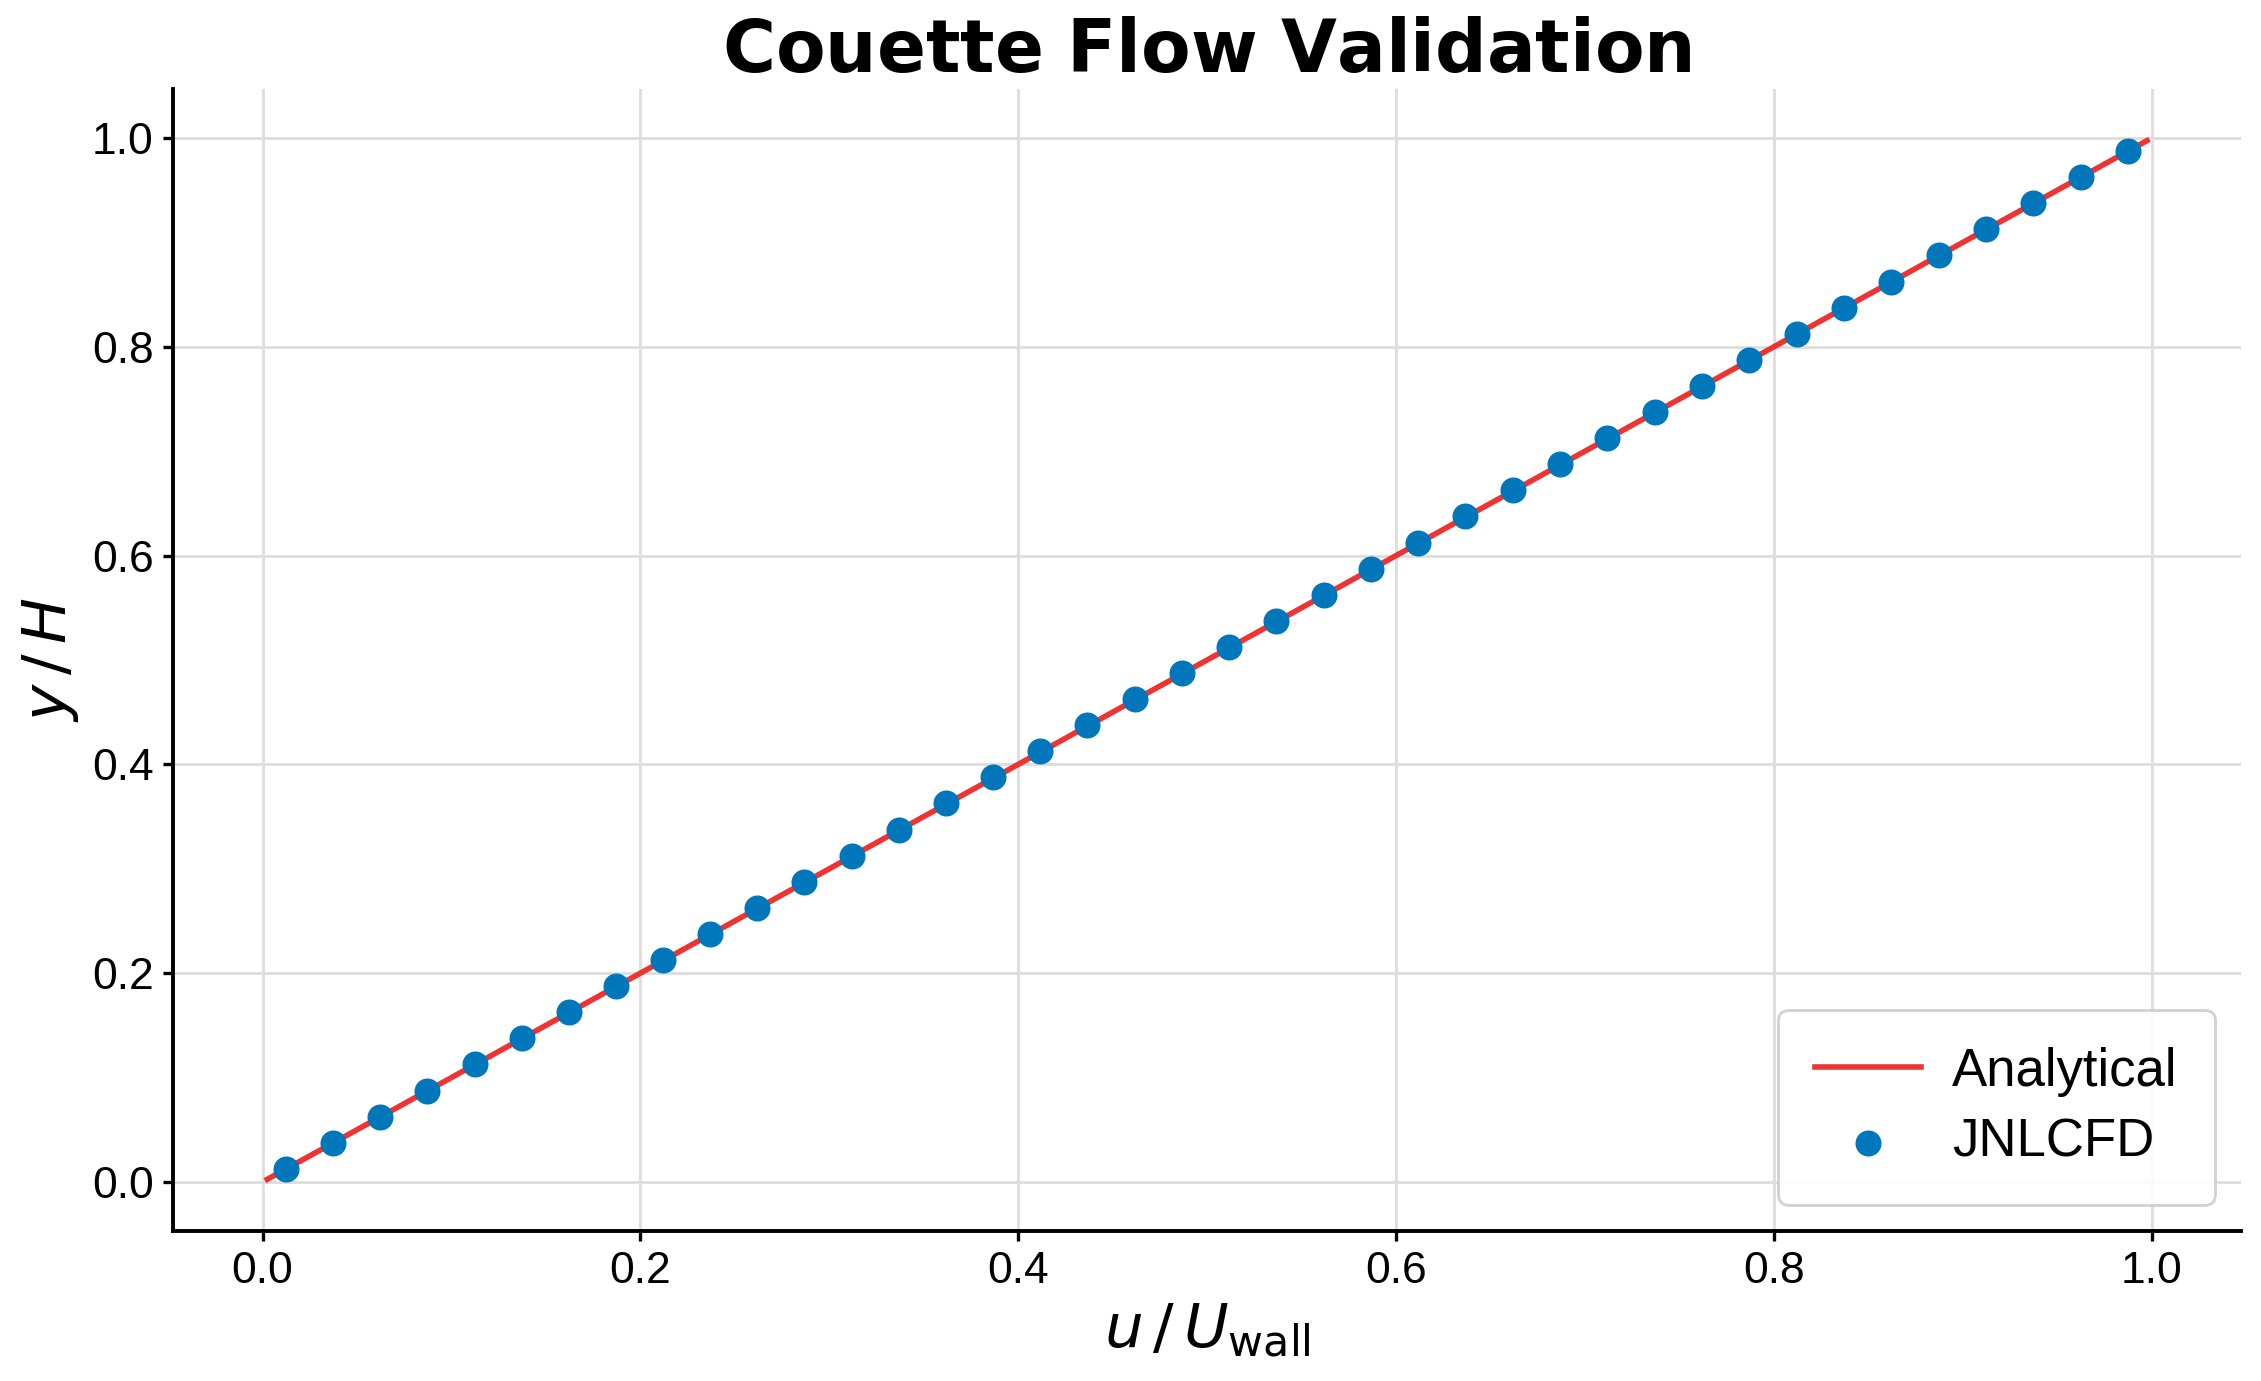

Reproduce this figure in Python.
#!/usr/bin/env python3
"""
Couette flow validation — analytical vs numerical velocity profile.

Reads:
  couette_comparison.csv

Expected columns:
  x_Numerical,y_Numerical,x_Analytical,y_Analytical

Writes:
  couette_comparison.pdf
  couette_comparison.png
"""

import csv
import os
import matplotlib.pyplot as plt
import matplotlib as mpl

BLUE = "#0077bb"
RED = "#ee3333"

mpl.rcParams.update(
    {
        "font.family": "sans-serif",
        "font.sans-serif": ["Liberation Sans", "DejaVu Sans"],
        "font.size": 18,
        "mathtext.fontset": "dejavusans",
        "axes.linewidth": 1.4,
        "axes.titlesize": 26,
        "axes.labelsize": 22,
        "xtick.direction": "out",
        "ytick.direction": "out",
        "xtick.major.width": 1.2,
        "ytick.major.width": 1.2,
        "xtick.labelsize": 16,
        "ytick.labelsize": 16,
        "legend.fontsize": 19,
    }
)


def try_float(value):
    try:
        return float(value)
    except (TypeError, ValueError):
        return None


def read_comparison(path):
    x_num, y_num = [], []
    x_ana, y_ana = [], []

    with open(path, newline="") as f:
        reader = csv.DictReader(f)

        for row in reader:
            xn = try_float(row.get("x_Numerical", ""))
            yn = try_float(row.get("y_Numerical", ""))
            if xn is not None and yn is not None:
                x_num.append(xn)
                y_num.append(yn)

            xa = try_float(row.get("x_Analytical", ""))
            ya = try_float(row.get("y_Analytical", ""))
            if xa is not None and ya is not None:
                x_ana.append(xa)
                y_ana.append(ya)

    return x_num, y_num, x_ana, y_ana


def plot_comparison(path="couette_comparison.csv"):
    if not os.path.exists(path):
        print(f"Skipping {path} (not found)")
        return

    x_num, y_num, x_ana, y_ana = read_comparison(path)

    fig, ax = plt.subplots(figsize=(11.66, 7.28))

    ax.plot(
        x_ana,
        y_ana,
        color=RED,
        lw=2.0,
        zorder=4,
        label="Analytical",
    )

    ax.scatter(
        x_num,
        y_num,
        color=BLUE,
        s=70,
        zorder=5,
        label="JNLCFD",
    )

    ax.set_xlabel(r"$u \,/\, U_\mathrm{wall}$")
    ax.set_ylabel(r"$y \,/\, H$")
    ax.set_title(r"$\bf{Couette\ Flow\ Validation}$")

    ax.legend(
        loc="lower right",
        framealpha=0.9,
        edgecolor="#cccccc",
        handletextpad=0.6,
        borderpad=0.7,
        labelspacing=0.4,
    )

    ax.grid(True, color="#dddddd", linewidth=1.0, zorder=0)
    ax.spines["top"].set_visible(False)
    ax.spines["right"].set_visible(False)

    out_stem = os.path.splitext(path)[0]

    plt.tight_layout()
    plt.savefig(out_stem + ".pdf", bbox_inches="tight")
    plt.savefig(out_stem + ".png", dpi=200, bbox_inches="tight")
    plt.close(fig)

    print(f"Saved {out_stem}.pdf / .png")


plot_comparison()
